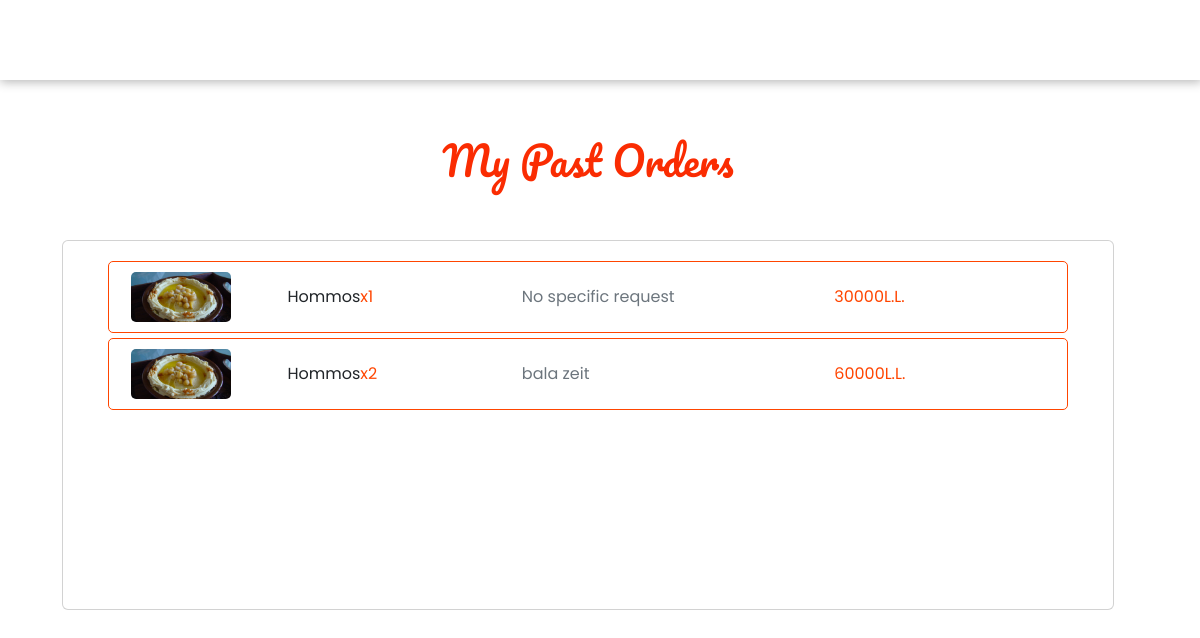
The app's page /order_history.php (signed in) with its own data.
### tables this page shows
CREATE TABLE `orders` (
  `id` int(11) NOT NULL,
  `customerid` int(11) NOT NULL,
  `chefname` varchar(100) NOT NULL,
  `dishid` int(11) NOT NULL,
  `quantity` int(11) NOT NULL,
  `request` varchar(100) NOT NULL,
  `status` varchar(100) NOT NULL DEFAULT 'Pending',
  `price` int(11) NOT NULL,
  `image` varchar(100) NOT NULL,
  `dishname` varchar(100) NOT NULL
);

### order_history.php (the view, shortened to what this page needs)
<!DOCTYPE html>
<html lang="en">
<head>
    <link href="https://cdn.jsdelivr.net/npm/bootstrap@5.2.2/dist/css/bootstrap.min.css" rel="stylesheet" />
    <link rel="stylesheet" href="https://cdnjs.cloudflare.com/ajax/libs/font-awesome/4.7.0/css/font-awesome.min.css" />
    <link rel="stylesheet" href="https://cdnjs.cloudflare.com/ajax/libs/font-awesome/6.2.0/css/all.min.css" />
    <link rel="stylesheet" href="order_history.css" />
    <link rel="stylesheet" href="navbar.css" />
    <link rel="stylesheet" href="footer.css" />
</head>
<body>
    <nav id= "header">
    </nav>
    <div class="container">
    <div class="row w-100">
      <div class="col">
        <h1 style="
              line-height: 120px;
              display: flex;
              justify-content: center;
              align-items: center;
              margin-top: 100px;
            ">
          My Past Orders
        </h1>
        <div class="card" style="margin: 20px">
          <div class="container" style="height:23rem; overflow-y: scroll;">
            <div class="row d-flex justify-content-center" style="padding: 20px">
              <?php
                include_once("config.php");
                $chefname = $_SESSION['username'];
                $sql = "SELECT * FROM orders WHERE chefname = '$chefname'";
                $stmt = $db->prepare($sql);
                $stmt->execute();
                $orders = $stmt->fetchAll();
                foreach ($orders as $key => $value) {
                  $orderid = $value['id'];
                  $status = $value['status'];
                  $request = $value['request'];
                  $quantity = $value['quantity'];
                  $price = $value['price'];
                  $name = $value['dishname'];
                  $image = $value['image'];
                  if($status == "Fulfilled"){
                    $total = (int)$price * (int)$quantity;
                  echo '<div id=' . $orderid . ' class="ItemContainer row" style="width:95%; border:1px solid orangered; padding:10px; border-radius:5px; margin-bottom:5px;">
                  <div class="col-2 d-flex align-items-center"><div class="imgcontainer" style="width:100px; height:50px; border-radius:5px; overflow:hidden;"><img width="100px" src="ImageUploads/' . $image . '"></div></div>
                  <div class="col-3 d-flex align-items-center">' . $name . '<span style ="color:orangered;">x' . $quantity . '</span></div>
                  <div class="col-4 d-flex align-items-center text-muted">' . $request . '</div>
                  <div class="col-3 d-flex align-items-center" style="color:orangered;">' . $total . 'L.L.</div>
                </div>';
                }
                  }
              ?>
            </div>
          </div>
        </div>
      </div>
    </div>
  </div>
</body>
</html>

### order_history.css (style rules this page uses)
h1 { font-family: 'Pacifico', sans-serif; color: #FA2C02; }
* { font-family: 'Poppins', sans-serif; }

### navbar.css (style rules this page uses)
* { padding: 0; margin: 0; text-decoration: none; list-style: none; box-sizing: border-box; }
nav { background: white; height: 80px; width: 100%; position: sticky; box-shadow: 1px 1px 10px 1px rgb(182, 182, 182); z-index: 999; position: fixed; top: 0; }

### footer.css (style rules this page uses)
* { padding: 0; margin: 0; text-decoration: none; list-style: none; box-sizing: border-box; }
p, span, address, h2, .footer a { text-decoration: none; font-family: "Poppins", sans-serif; }

### records on screen
orders: image (picture), dishname "Hommos", quantity "1", request "No specific request", price "30000"
orders: image (picture), dishname "Hommos", quantity "2", request "bala zeit", total "60000"
